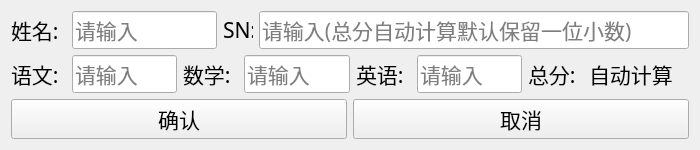
<?xml version="1.0" encoding="UTF-8"?>
<ui version="4.0">
 <class>StuAlter</class>
 <widget class="QWidget" name="StuAlter">
  <property name="geometry">
   <rect>
    <x>0</x>
    <y>0</y>
    <width>700</width>
    <height>150</height>
   </rect>
  </property>
  <property name="minimumSize">
   <size>
    <width>700</width>
    <height>150</height>
   </size>
  </property>
  <property name="maximumSize">
   <size>
    <width>700</width>
    <height>150</height>
   </size>
  </property>
  <property name="font">
   <font>
    <family>楷体</family>
    <pointsize>16</pointsize>
    <italic>false</italic>
   </font>
  </property>
  <property name="windowTitle">
   <string>修改学生综合信息</string>
  </property>
  <property name="windowIcon">
   <iconset resource="../../Qrc/20240822_Mine1.qrc">
    <normaloff>:/new/prefix1/X:/PS/Photos/L_S_E/L_S_E-1_1.jpg</normaloff>:/new/prefix1/X:/PS/Photos/L_S_E/L_S_E-1_1.jpg</iconset>
  </property>
  <layout class="QVBoxLayout" name="verticalLayout">
   <item>
    <layout class="QHBoxLayout" name="horizontalLayout_4">
     <item>
      <widget class="QLabel" name="L1_Name">
       <property name="minimumSize">
        <size>
         <width>55</width>
         <height>30</height>
        </size>
       </property>
       <property name="maximumSize">
        <size>
         <width>55</width>
         <height>50</height>
        </size>
       </property>
       <property name="font">
        <font>
         <family>楷体</family>
         <pointsize>16</pointsize>
         <italic>false</italic>
        </font>
       </property>
       <property name="text">
        <string>姓名:</string>
       </property>
      </widget>
     </item>
     <item>
      <widget class="QLineEdit" name="LE1_Name">
       <property name="minimumSize">
        <size>
         <width>125</width>
         <height>30</height>
        </size>
       </property>
       <property name="maximumSize">
        <size>
         <width>145</width>
         <height>50</height>
        </size>
       </property>
       <property name="font">
        <font>
         <family>楷体</family>
         <pointsize>16</pointsize>
         <italic>false</italic>
        </font>
       </property>
       <property name="placeholderText">
        <string>请输入</string>
       </property>
      </widget>
     </item>
     <item>
      <widget class="QLabel" name="L2_SN">
       <property name="minimumSize">
        <size>
         <width>30</width>
         <height>30</height>
        </size>
       </property>
       <property name="maximumSize">
        <size>
         <width>30</width>
         <height>50</height>
        </size>
       </property>
       <property name="font">
        <font>
         <family>楷体</family>
         <pointsize>16</pointsize>
         <italic>false</italic>
        </font>
       </property>
       <property name="text">
        <string>SN:</string>
       </property>
      </widget>
     </item>
     <item>
      <widget class="QLineEdit" name="LE2_SN">
       <property name="minimumSize">
        <size>
         <width>410</width>
         <height>30</height>
        </size>
       </property>
       <property name="maximumSize">
        <size>
         <width>470</width>
         <height>50</height>
        </size>
       </property>
       <property name="font">
        <font>
         <family>楷体</family>
         <pointsize>16</pointsize>
         <italic>false</italic>
        </font>
       </property>
       <property name="placeholderText">
        <string>请输入(总分自动计算默认保留一位小数)</string>
       </property>
      </widget>
     </item>
    </layout>
   </item>
   <item>
    <layout class="QHBoxLayout" name="horizontalLayout_5">
     <item>
      <widget class="QLabel" name="L3_YW">
       <property name="minimumSize">
        <size>
         <width>55</width>
         <height>30</height>
        </size>
       </property>
       <property name="maximumSize">
        <size>
         <width>55</width>
         <height>50</height>
        </size>
       </property>
       <property name="font">
        <font>
         <family>楷体</family>
         <pointsize>16</pointsize>
         <italic>false</italic>
        </font>
       </property>
       <property name="text">
        <string>语文:</string>
       </property>
      </widget>
     </item>
     <item>
      <widget class="QLineEdit" name="LE3_YW">
       <property name="minimumSize">
        <size>
         <width>100</width>
         <height>30</height>
        </size>
       </property>
       <property name="maximumSize">
        <size>
         <width>120</width>
         <height>50</height>
        </size>
       </property>
       <property name="font">
        <font>
         <family>楷体</family>
         <pointsize>16</pointsize>
         <italic>false</italic>
        </font>
       </property>
       <property name="placeholderText">
        <string>请输入</string>
       </property>
      </widget>
     </item>
     <item>
      <widget class="QLabel" name="L4_SX">
       <property name="minimumSize">
        <size>
         <width>55</width>
         <height>30</height>
        </size>
       </property>
       <property name="maximumSize">
        <size>
         <width>55</width>
         <height>50</height>
        </size>
       </property>
       <property name="font">
        <font>
         <family>楷体</family>
         <pointsize>16</pointsize>
         <italic>false</italic>
        </font>
       </property>
       <property name="text">
        <string>数学:</string>
       </property>
      </widget>
     </item>
     <item>
      <widget class="QLineEdit" name="LE4_SX">
       <property name="minimumSize">
        <size>
         <width>100</width>
         <height>30</height>
        </size>
       </property>
       <property name="maximumSize">
        <size>
         <width>120</width>
         <height>50</height>
        </size>
       </property>
       <property name="font">
        <font>
         <family>楷体</family>
         <pointsize>16</pointsize>
         <italic>false</italic>
        </font>
       </property>
       <property name="placeholderText">
        <string>请输入</string>
       </property>
      </widget>
     </item>
     <item>
      <widget class="QLabel" name="L5_YY">
       <property name="minimumSize">
        <size>
         <width>55</width>
         <height>30</height>
        </size>
       </property>
       <property name="maximumSize">
        <size>
         <width>55</width>
         <height>50</height>
        </size>
       </property>
       <property name="font">
        <font>
         <family>楷体</family>
         <pointsize>16</pointsize>
         <italic>false</italic>
        </font>
       </property>
       <property name="text">
        <string>英语:</string>
       </property>
      </widget>
     </item>
     <item>
      <widget class="QLineEdit" name="LE5_YY">
       <property name="minimumSize">
        <size>
         <width>100</width>
         <height>30</height>
        </size>
       </property>
       <property name="maximumSize">
        <size>
         <width>120</width>
         <height>50</height>
        </size>
       </property>
       <property name="font">
        <font>
         <family>楷体</family>
         <pointsize>16</pointsize>
         <italic>false</italic>
        </font>
       </property>
       <property name="placeholderText">
        <string>请输入</string>
       </property>
      </widget>
     </item>
     <item>
      <widget class="QLabel" name="L6_ZF">
       <property name="minimumSize">
        <size>
         <width>55</width>
         <height>30</height>
        </size>
       </property>
       <property name="maximumSize">
        <size>
         <width>55</width>
         <height>50</height>
        </size>
       </property>
       <property name="font">
        <font>
         <family>楷体</family>
         <pointsize>16</pointsize>
         <italic>false</italic>
        </font>
       </property>
       <property name="text">
        <string>总分:</string>
       </property>
      </widget>
     </item>
     <item>
      <widget class="QLabel" name="L7_ShowZF">
       <property name="minimumSize">
        <size>
         <width>100</width>
         <height>30</height>
        </size>
       </property>
       <property name="maximumSize">
        <size>
         <width>120</width>
         <height>50</height>
        </size>
       </property>
       <property name="text">
        <string>自动计算</string>
       </property>
      </widget>
     </item>
    </layout>
   </item>
   <item>
    <layout class="QHBoxLayout" name="horizontalLayout_6">
     <item>
      <widget class="QPushButton" name="PB1_Yes">
       <property name="minimumSize">
        <size>
         <width>330</width>
         <height>30</height>
        </size>
       </property>
       <property name="maximumSize">
        <size>
         <width>350</width>
         <height>50</height>
        </size>
       </property>
       <property name="font">
        <font>
         <family>楷体</family>
         <pointsize>16</pointsize>
         <italic>false</italic>
        </font>
       </property>
       <property name="text">
        <string>确认</string>
       </property>
      </widget>
     </item>
     <item>
      <widget class="QPushButton" name="PB2_No">
       <property name="minimumSize">
        <size>
         <width>330</width>
         <height>30</height>
        </size>
       </property>
       <property name="maximumSize">
        <size>
         <width>350</width>
         <height>50</height>
        </size>
       </property>
       <property name="font">
        <font>
         <family>楷体</family>
         <pointsize>16</pointsize>
         <italic>false</italic>
        </font>
       </property>
       <property name="text">
        <string>取消</string>
       </property>
      </widget>
     </item>
    </layout>
   </item>
  </layout>
 </widget>
 <resources>
  <include location="../../Qrc/20240822_Mine1.qrc"/>
 </resources>
 <connections/>
</ui>
